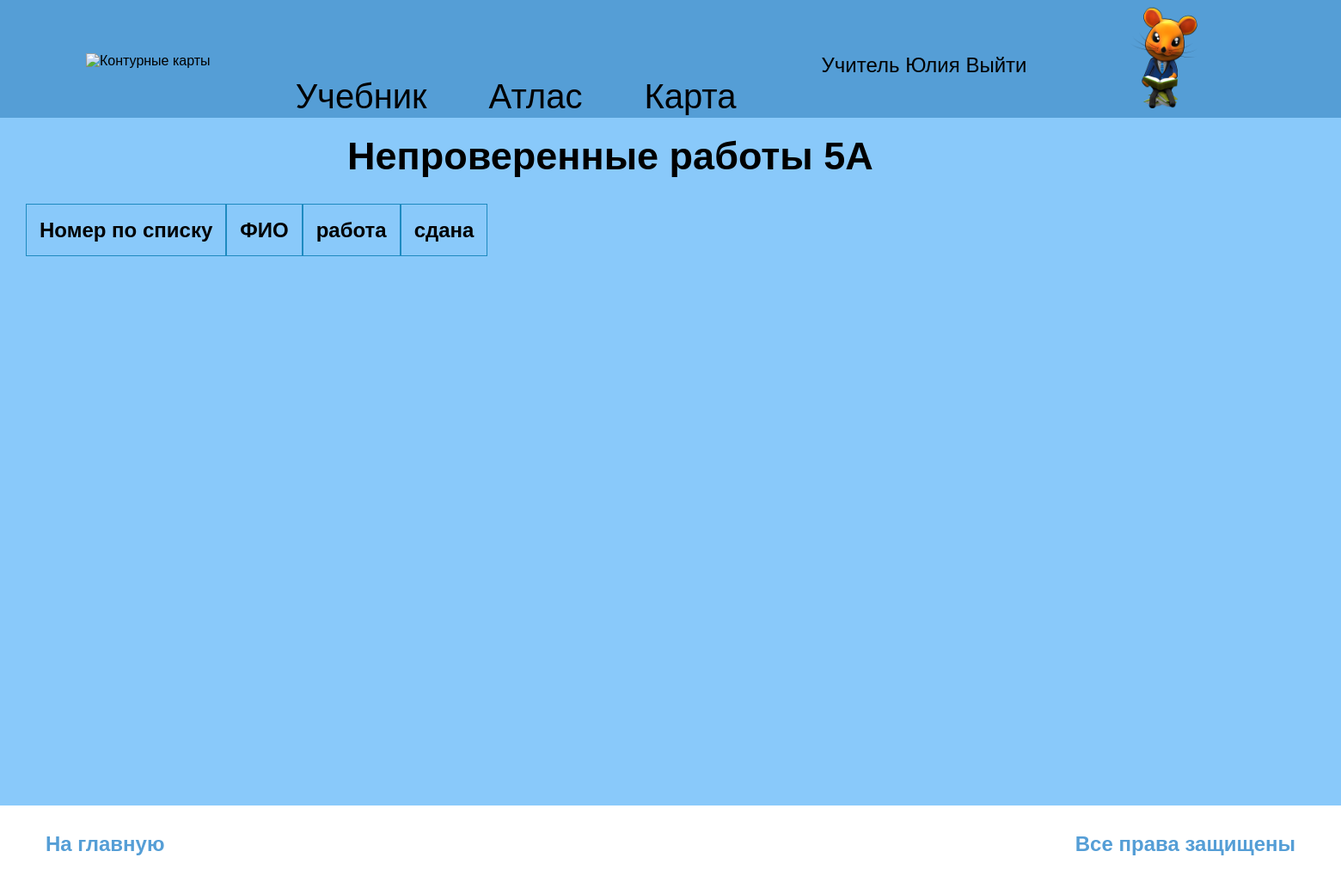
The page /undone_work/1/ (signed in) on the database its author committed.
### main/models.py (models this page shows, shortened)
class Auth(AbstractUser):
    email = models.EmailField(null=True, verbose_name = 'Почта', unique=True, max_length=150)
    last_name = models.CharField(null=True, verbose_name = 'Фамилия', max_length=150)
    first_name = models.CharField(null=True, verbose_name = 'Имя', max_length=150)
    patronymic = models.CharField(null=True, verbose_name = 'Отчество', max_length=150)
    birth_date = models.DateField(null=True, verbose_name = 'Дата рождения', blank=True)
    is_teacher = models.BooleanField(verbose_name = 'Учитель', default=False)
    user_class = models.ForeignKey(
        Classes,
        null=True,
        verbose_name = 'Класс',
        on_delete = models.CASCADE,
        blank=True
    )
    school_number = models.ForeignKey(
        Schools,
        null=True,
        verbose_name = 'Номер школы',
        on_delete = models.CASCADE
    )
    class Meta:
        verbose_name = _("user")
        verbose_name_plural = _("Пользователи")

class Classes(models.Model):
    class_number = models.IntegerField(
        verbose_name = 'Номер класса',
        validators=[MinValueValidator(1), MaxValueValidator(11)],
        blank = False
    )
    class_letter = models.CharField(verbose_name = 'Буква класса', max_length=3, blank = False)
    school = models.ForeignKey(Schools, null=True, verbose_name = 'Номер школы', on_delete = models.CASCADE, blank = False)
    teacher = models.ForeignKey(
        settings.AUTH_USER_MODEL,
        verbose_name = 'Учитель',
        on_delete = models.PROTECT,
        blank = False
    )
    class Meta:
        verbose_name = _("classes")
        verbose_name_plural = _("Классы")

### teacher/views.py (the view)
# urls.py: path('undone_work/<int:class_id>/', undone_work, name = 'undone_work'),
def undone_work(request, class_id):
    if request.user.is_authenticated:
        if request.user.is_teacher:
            all_students_one_school = Auth.objects.filter(school_number_id=request.user.school_number_id)
            full_class = Classes.objects.get(id=class_id)
            done_works = DoneWorks.objects.filter(teacher_id=request.user.id)
            students_list = []
            context =  {
                'full_class': full_class,
                'class_id': class_id,
                'all_students_one_school': all_students_one_school,
            }
        else:
            context = {
            }
        return render(request, 'teacher/undone_work.html', context=context)
    return pageNotFound(request)

### templates/teacher/undone_work.html (shortened to what this page needs)
{% extends 'main/layouts/layout.html' %} {% load static %} {% block title %}Электронные контурные карты{% endblock %} {% block main %}
<section class="class">
    <div class="class-table">
        <h3 class="class-h2 class-menu-h3"> Непроверенные работы {{ full_class.class_number }}{{ full_class.class_letter }} </h3>
        <table cellspacing="0">
            <tr>
                <th>Номер по списку</th>
                <th>ФИО</th>
                <th>работа</th>
                <th>сдана</th>
            </tr>
        </table>
    </div>
</section>
{% endblock %}

### templates/main/layouts/layout.html (shortened to what this page needs)
{% load static %}
<!DOCTYPE html>
<html lang="ru">
<head>
    <link href="{% static '/main/css/style.css' %}" rel="stylesheet">
</head>
<body>
    <header class="adapt-header">
        <section class="page-navbar">
            <div class="left-navbar">
                {% if request.user.is_teacher %}
                    <a href="{% url 'teacher_classes' %}" class="logo">
                {% else %}
                    <a href="{% url 'home' %}" class="logo">
                {% endif %}
                    <img src="{% static 'main/gif/logo.gif' %}" alt="Контурные карты" class="logo-gif" windth='220' height="220">
                    </a>
            </div>
            {% block body %}
                {% if request.user.is_authenticated %}
            <div class="center-navbar">
                <a href="{% url 'book' %}" class="center-nav-link">Учебник</a>
                <a href="{% url 'atlas' %}" class="center-nav-link">Атлас</a>
                <a href="{% url 'contour_map' %}" class="center-nav-link">Карта</a>
            </div>
                {% endif %}
            {% endblock %}
            <div class="right-navbar">
                <div class="navbar-registration">
                    {% if request.user.is_authenticated %}
                        <span class="hello-text">
                        {% if request.user.is_teacher %}
                            Учитель {% if request.user.first_name %} {{ user.first_name }} {% else %} {{ user.username }} {% endif %}
                        {% else %}
                            Ученик {% if request.user.first_name == None %} {{ user.username }} {% else %} {{ user.first_name }} {% endif %}
                        {% endif %}
                        <a href="{% url 'logout' %}" class="logout-link">Выйти</a>
                        </span>
                    {% else %}
                    <a href="{% url 'login' %}" class="registration-link">Войти</a>
                    {% endif %}
                </div>
                {% if request.user.is_authenticated %}
                    {% if request.user.is_teacher %}
                        <a href="{% url 'account' %}" class="icon-account">
                            <img src="{% static '/main/img/kvoka1.png' %}" alt="User" windth='119' height="119">
                    {% else %}
                        <a href="{% url 'account' %}" class="icon-account">
                            <img src="{% static '/main/img/kvoka.png' %}" alt="User" windth='119' height="119">
                    {% endif %}
                {% else %}
                    <img src="{% static '/main/img/kvoka.png' %}" alt="User" windth='119' height="119">
                {% endif %}
            </a>
        </div>
    </section>
</header>
    <div class="wrapper">
        <main>
            {% block main %} {% endblock %}
        </main>
    </div>
    <footer>
{% block footer %}
    {% if request.user.is_teacher %}
        <a href="{% url 'teacher_classes' %}" class="to-start">На главную</a>
    {% else %}
        <a href="{% url 'home' %}" class="to-start">На главную</a>
    {% endif %}
        <span class="copyright"> Все права защищены</span>
{% endblock %}
    </footer>
</body>
</html>

### static/main/css/style.css (style rules this page uses)
body, html { height: 100%; width: 100%; margin: 0 auto; font-family: 'Gill Sans', 'Gill Sans MT', 'Calibri', 'Trebuchet MS', sans-serif; }
a { text-decoration: none; color: #000; }
.adapt-header { font-family: 'Gill Sans', 'Gill Sans MT', 'Calibri', 'Trebuchet MS', sans-serif; background: #559ed6; margin: 0 auto; position: relative; }
.page-navbar { display: flex; justify-content: space-between; position: relative; box-sizing: border-box; }
.left-navbar { display: flex; justify-content: flex-start; align-items: center; box-sizing: border-box; }
.logo-gif { margin-left: 100px; margin-top: 8px; margin-bottom: 4px; }
.center-navbar { display: flex; justify-content: space-between; padding-top: 88px; }
.center-nav-link { color: #000; font-style: normal; font-weight: 400; font-size: 40px; line-height: 49px; }
.center-nav-link:nth-child(2) { margin: 0 72px; }
.right-navbar { display: flex; align-items: center; margin-right: 100px; }
.navbar-registration { display: flex; flex-direction: column; align-items: flex-end; padding-top: 27px; }
.hello-text, .logout-link { color: #000; font-style: normal; font-weight: 400; font-size: 24px; line-height: 29px; margin-bottom: 13px; margin-right: 27px; }
.wrapper { font-family: 'Gill Sans', 'Gill Sans MT', 'Calibri', 'Trebuchet MS', sans-serif; ; display: flex; height: 100%; background-color: #89c9fa; box-sizing: border-box; }
main { flex: 1 0 auto; }
.class { display: flex; }
.class-h2 { color: rgb(0, 0, 0); font-style: bold; font-weight: 700; font-size: 32px; line-height: 50px; padding-left: 40px; }
.class-menu-h3 { display: inline-block; margin: 20px 35% 0; font-size: 45px; width: 1000px; }
TABLE { color: #000; font-style: normal; font-weight: 400; font-size: 24px; line-height: 29px; margin: 30px; }
TD, TH { padding: 15px; border: 1px solid #1e8ac0; }
TH { text-align: left; }
footer { font-family: 'Gill Sans', 'Gill Sans MT', 'Calibri', 'Trebuchet MS', sans-serif; ; display: flex; background-color: #fff; color: #559ed6; font-style: bold; font-weight: 700; font-size: 24px; line-height: 29px; padding: 30px 53px; justify-content: space-between; }
.to-start { color: #559ed6; font-style: bold; font-weight: 700; font-size: 24px; line-height: 29px; }

### rows shown on the page
Auth: first_name "Юлия"
Classes: class_number "5", class_letter "А"
